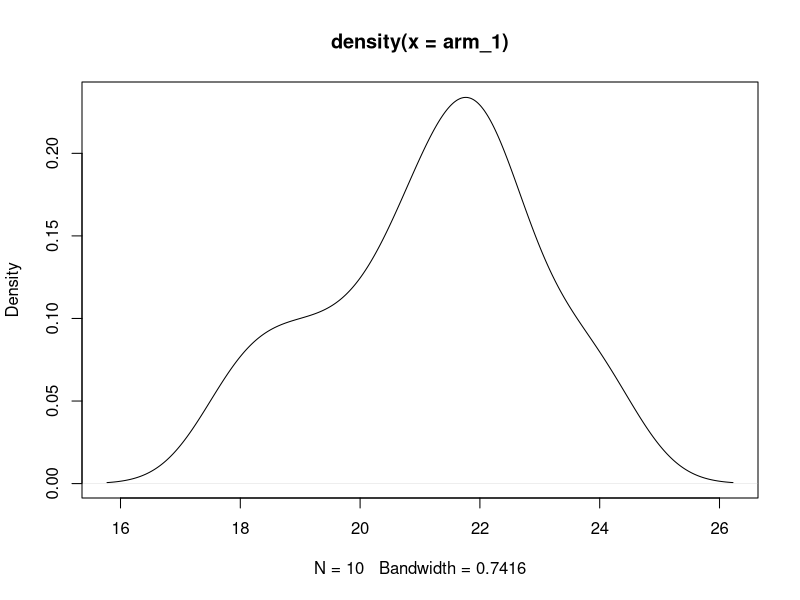
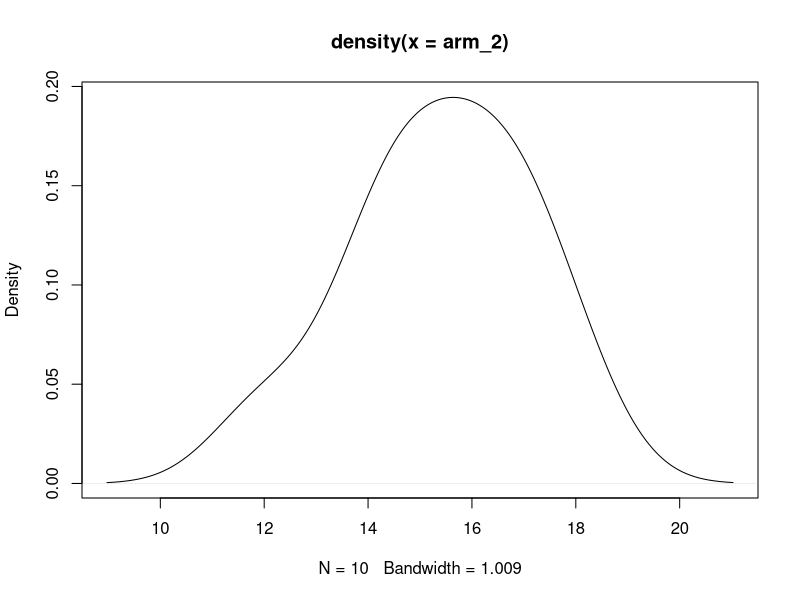
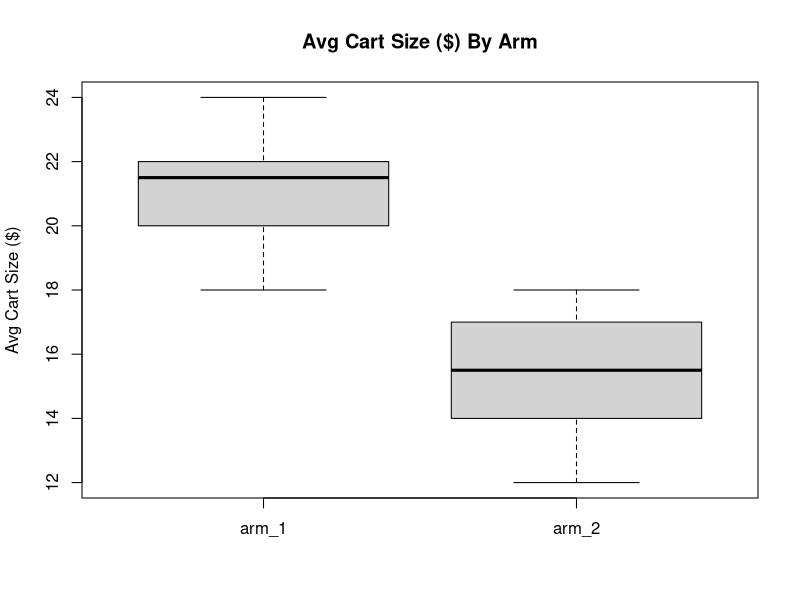

The R source for these figures, in order:
##XXXXXXXXXXXXXX##
## Chi-sqr Test ##
##XXXXXXXXXXXXXX##

arm_1 <- c(100,900)       # i.e. Intervention             
arm_2 <- c(10,990)        # i.e. Control              
          
exp_df <- data.frame(rbind(arm_1,arm_2))        #assimilate data into simple 2x2 table
names(exp_df) <- c("purchase", "no purchase")   # add columns names (optional)
exp_df                                          # verify data looks right

# Chi-sqr test function
chi_out <- chisq.test(exp_df)

str(chi_out)            # check out the parameters of the output
chi_out$p.value         # select one! p-value is the most important


# is this statistically signficant ??
pval_cut <- 0.05

isSignificant <- if(chi_out$p.value < pval_cut){"These are statistically different"
                        }else{"These are note statistially different"}

isSignificant


##XXXXXXXXXXXXXX##
##    t-test    ##
##XXXXXXXXXXXXXX##



arm_1 = c(18,21,22,19,20,22,23,24,22,21)  # Intervention
arm_2 = c(16,17,16,18,14,12,15,14,15,17)  # Control




# Check out what the distribution looks like
plot(density(arm_1))            # Looks about "normal"?
plot(density(arm_2))            # Looks about "normal"?

#Check out how averages and variation line up (does it look like there is overlap?)
boxplot(arm_1,arm_2,ylab="Avg Cart Size ($)",
                   names=c("arm_1","arm_2"),
                   main="Avg Cart Size ($) By Arm")


# Perform the t-test | lets assume the variations are about equal and they are approx normal
t_test_out <- t.test(arm_1,arm_2)


str(t_test_out)            # check out the parameters of the output
t_test_out$p.value         # select one! p-value is the most important


# is this statistically signficant ??
pval_cut <- 0.05

isSignificant <- if(t_test_out$p.value < pval_cut){"These are statistically different"
}else{"These are note statistially different"}

isSignificant


## Calculate Standard Deviation

std_1 <- sqrt(var(arm_1)/length(arm_1))
std_2 <- sqrt(var(arm_2)/length(arm_2))
